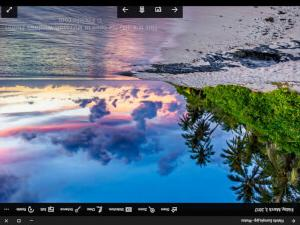
#> input picture mock-sync-folder/latest.jpg, 300 x 225 px, found by its file name
$ python rotate_pic.py
#> lines starting #> are read from the running program, lines starting #| are printed output that depends on the picture
from PIL import Image

dst = "/home/pi/Pictures/nico/latest.jpg"
# dst = "mock-sync-folder/latest.jpg"


# Create an Image object from an Image

colorImage  = Image.open(dst)
#> colorImage is the input picture: PIL image 300x225 RGB; mean R, G, B 92.7, 110.4, 127.6


# Rotate it by 45 degrees

rotated = colorImage.rotate(180)
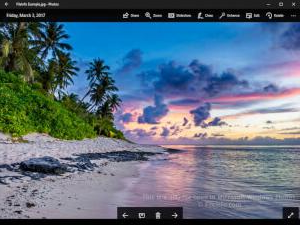
#> rotated: PIL image 300x225 RGB; mean R, G, B 92.7, 110.4, 127.6

# Rotate it by 90 degrees

# transposed  = colorImage.transpose(Image.ROTATE_90)
rotated.save(dst, "JPEG")
